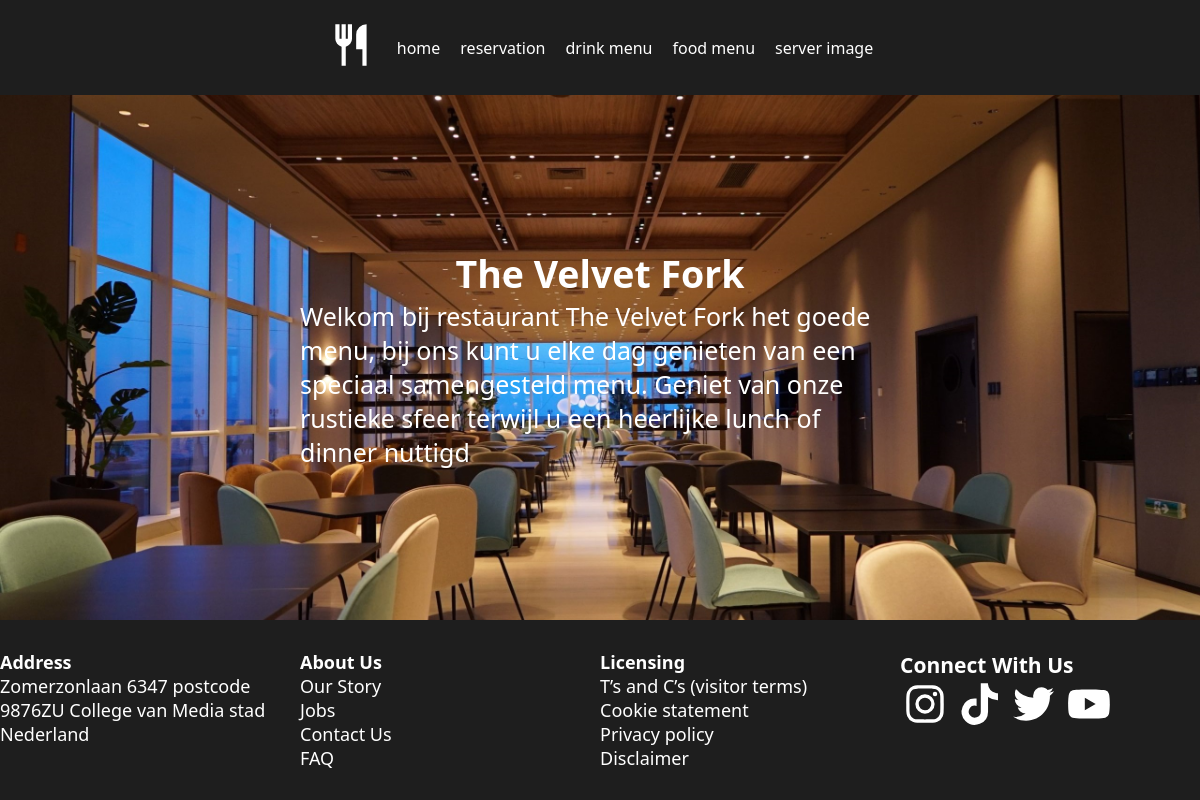
The page / on the database its author committed.
### tables this page shows
CREATE TABLE `websiteText` (
  `id` int(11) NOT NULL,
  `pageName` varchar(100) NOT NULL,
  `heroText` varchar(500) NOT NULL,
  `textName` varchar(500) NOT NULL,
  `address` varchar(255) NOT NULL
);

### public/index.php (the view, shortened to what this page needs)
<?php
$conn = database_connect();
$websiteInfo = $conn->query('SELECT * FROM websiteText')->fetch_all();
?>
<!DOCTYPE html>
<html lang="en">
<head>
    <link rel="stylesheet" href="css/global.css">
    <link rel="stylesheet" href="css/footer.css">
    <link rel="stylesheet" href="css/main.css">
    <link rel="stylesheet" href="css/header.css">
</head>
<body>
    <?php require_once("components/header.php") ?>
    <main style="background-color:#f8f9fa;">
        <section style="position: relative;">
            <img id="heroImg" style="width: 100%;" src="img/heroImg.jpg" alt="">
            <div id="herotext" style="display: flex; align-items:center; flex-direction:column; justify-content:center">
                <h2><?php echo $websiteInfo[0][3] ?></h2>
                <p><?php echo $websiteInfo[0][2] ?></p>
            </div>
        </section>
    </main>
    <?php require_once('components/footer.php') ?>
</body>
</html>

### public/components/header.php
<header style="display: flex; align-items:center; justify-content:center;">
    <nav style="display: flex; align-items:center; justify-content:center; gap:2rem; padding:2rem;">
        <a style="color:inherit" href="index.php"><svg id="logo" xmlns="http://www.w3.org/2000/svg" viewBox="0 -960 960 960" fill="currentColor"><path d="M280-80v-366q-51-14-85.5-56T160-600v-280h80v280h40v-280h80v280h40v-280h80v280q0 56-34.5 98T360-446v366h-80Zm400 0v-320H560v-280q0-83 58.5-141.5T760-880v800h-80Z"/></svg></a>
        <a style="color:inherit" href="index.php">home</a>
        <a style="color:inherit" href="reserveren.php">reservation</a>
        <a style="color:inherit" href="drinkMenu.php">drink menu</a>
        <a style="color:inherit" href="dishMenu.php">food menu</a>
        <a style="color:inherit" href="imagelinkexample.php">server image</a>
    </nav>
</header>

### public/components/footer.php (shortened to what this page needs)
<?php
$conn = database_connect();
$websiteInfo = $conn->query('SELECT * FROM websiteText')->fetch_all();
?>
<footer class="footer">
    <div class="footer__container">
        <h4>Address</h4>
        <p>
            <?php echo $websiteInfo[0][4] ?>
        </p>
    </div>
    <div class="footer__container">
        <h4>About Us</h4>
        <ul>
            <li><a class="aTagFooter" href="test">Our Story</a></li>
            <li><a class="aTagFooter" href="test">Jobs</a></li>
            <li><a class="aTagFooter" href="test">Contact Us</a></li>
            <li><a class="aTagFooter" href="test">FAQ</a></li>
        </ul>
    </div>
    <div class="footer__container">
        <h4>Licensing</h4>
        <ul>
            <li><a class="aTagFooter" href="test">T’s and C’s (visitor terms)</a></li>
            <li><a class="aTagFooter" href="test">Cookie statement</a></li>
            <li><a class="aTagFooter" href="test">Privacy policy</a></li>
            <li><a class="aTagFooter" href="test">Disclaimer</a></li>
        </ul>
    </div>
    <div class="footer__container">
        <h3>Connect With Us</h3>
        <a class="aTagFooter" href="">
        </a>
        <a class="aTagFooter" href="">
        </a>
        <a class="aTagFooter" href="">
        </a>
        <a class="aTagFooter" href="">
        </a>
    </div>
</footer>

### public/css/global.css (style rules this page uses)
* { margin: 0; padding: 0; border: none; outline: none; box-sizing: border-box; word-wrap: break-word; list-style-type: none; text-decoration: none; }
ul { list-style: none; list-style-type: none; }
html { font-size: 62.5%; font-family: system-ui, sans-serif; scroll-behavior: smooth; }
body { font-size: 1.6rem; overflow-x: hidden; }
a { text-decoration: none; }

### public/css/footer.css (style rules this page uses)
.footer { display: flex; padding: 5rem var(--globalSidePadding); font-size: clamp(1.3rem, 1.5vw, 2rem); background-color: rgb(30, 30, 30); color: white; padding: 3rem 0; }
.footer__img { width: clamp(0.5rem, 8vw, 5rem); }
.footer__container { flex: auto; max-width: 25%; }
.aTagFooter { color: rgb(255, 255, 255); }

### public/css/main.css (style rules this page uses)
#heroImg { display: block; }
#herotext { position: absolute; top:50%; left: 50%; transform: translate(-50%, -50%); color:white; font-size:clamp(1rem, 3vw, 2.5rem); min-width:40rem }

### public/css/header.css (style rules this page uses)
header { background-color: rgb(30, 30, 30); color: white; }
#logo { width: 5rem; height: 5rem; }

### rows shown on the page
websitetext: textName "The Velvet Fork", heroText "Welkom bij restaurant The Velvet Fork het goede menu, bij ons kunt u elke dag genieten van een speciaal samengesteld menu. Geniet van onze rustieke sfeer terwijl u een heerlijke lunch of dinner nuttigd", address "Zomerzonlaan 6347 postcode 9876ZU College van Media stad Nederland"
